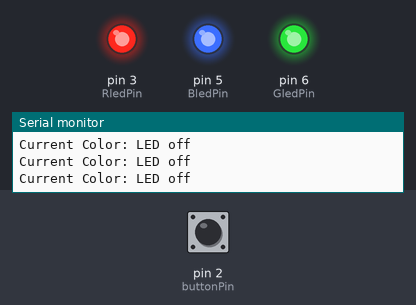
A sketch run on a simulated Arduino Uno, built with avr-gcc and run on an emulated ATmega328P. Parts: output pins drawn as LEDs (lit = HIGH), the last lines printed to the serial monitor. Dashed ring = blinking. The inputs (shaded band) are chosen by the test bench; at power-on: pin 2 (buttonPin) HIGH.

Above: at 1.2 s.
1.3 s: pin 2 (buttonPin) pulled LOW for 0.15 s
At 2.5 s:
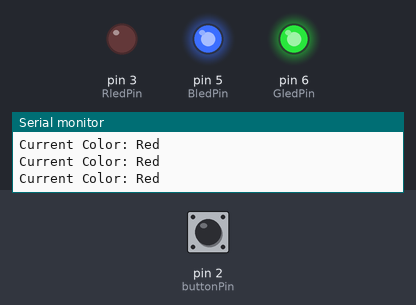
4.4 s: pin 2 (buttonPin) pulled LOW for 1 s
At 6.6 s:
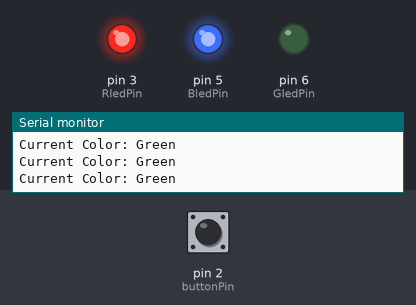
8.4 s: pin 2 (buttonPin) pulled LOW for 0.15 s
At 10.9 s:
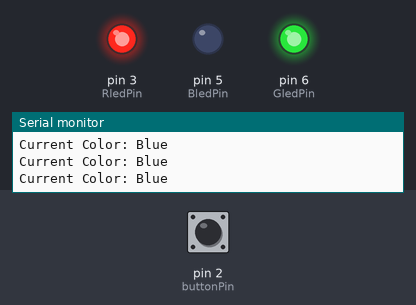
11.5 s: pin 2 (buttonPin) pulled LOW for 3.2 s
At 12.9 s:
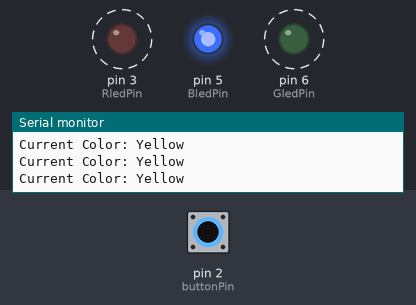
17.7 s: pin 2 (buttonPin) pulled LOW for 0.15 s
At 18.8 s:
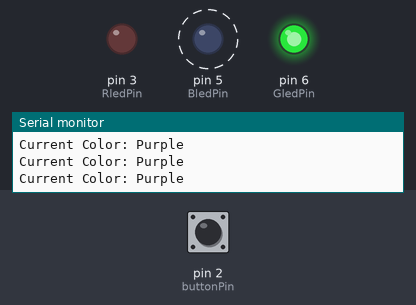
20.8 s: pin 2 (buttonPin) pulled LOW for 1 s
At 22.9 s:
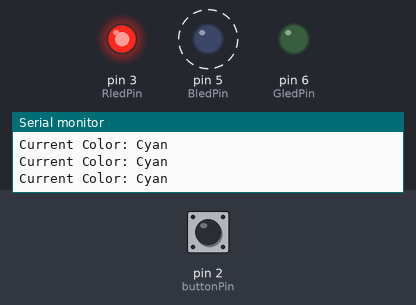
Timing chart, 0 to 25.8 s (numbered marks = the images above; inputs shaded):
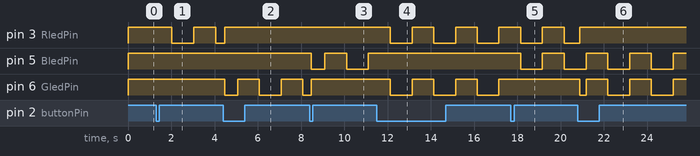

Measured:
- after the input at 1.3 s, pin 3 (RledPin): HIGH → LOW after 0.71 s, → HIGH 1.0 s later, → LOW 1.0 s later
- after the input at 4.4 s, pin 6 (GledPin): goes LOW 0.59 s, HIGH 1.0 s, LOW 1.0 s, HIGH 1.0 s, then LOW, starting after 0.08 s
- after the input at 8.4 s, pin 5 (BledPin): HIGH → LOW after 0.08 s, → HIGH 0.63 s later, → LOW 1.0 s later, → HIGH 1.0 s later
- after the input at 11.5 s, pin 3 (RledPin), pin 6 (GledPin): alternates HIGH for 1.0 s and LOW for 1.0 s, starting after 0.63 s; pin 5 (BledPin): stops changing and stays HIGH
- after the input at 17.7 s, pin 5 (BledPin): HIGH → LOW after 0.46 s, → HIGH 1.0 s later, → LOW 1.0 s later; pin 6 (GledPin): stays HIGH (without the input it goes to LOW after 0.46 s)
- after the input at 20.8 s, pin 6 (GledPin): HIGH → LOW after 0.09 s, then repeats every 2.0 s: HIGH 1.0 s, LOW 1.0 s

The sketch:

HW1.ino
```cpp
const int buttonPin = 2;
const int RledPin = 3;
const int GledPin = 6;
const int BledPin = 5;

int buttonState = 0;
int ledcolor = 0;
int ledState = LOW;
bool ButtonPressed = false;
String currentcolor="led";
unsigned long previousMillis = 0;
const long interval = 1000;

// NEW: fading variables
int fadeValue = 0;              // 0-255
int fadeStep = 0;               // 0 = red->green, 1 = green->blue, 2 = blue->red
unsigned long fadeMillis = 0;
const long fadeInterval = 10;   // ms between each brightness step
void setup() {
//initialize the LED pin as an output
pinMode(RledPin, OUTPUT);
pinMode(GledPin, OUTPUT);
pinMode(BledPin, OUTPUT);
//initialize the pushbutton pin as an input
pinMode(buttonPin, INPUT_PULLUP);
Serial.begin(9600);
}

void loop() {
//read the state of the pushbutton value
buttonState = digitalRead(buttonPin);
Serial.print("Current Color: ");
Serial.println(currentcolor);

unsigned long currentMillis = millis();
if (currentMillis - previousMillis >= interval){  // FIX: was >-
  previousMillis = currentMillis;
if (ledState == LOW){
  ledState = HIGH;
} else {
  ledState =LOW;
}
}

if(buttonState == LOW && ButtonPressed == false){
  ledcolor = ledcolor + 1;
  ButtonPressed = true;
  delay(50);
}
if(buttonState == HIGH && ButtonPressed == true){
  ButtonPressed = false;
  delay(50);
}

if(ledcolor == 0){
  currentcolor="LED off";
  digitalWrite(RledPin, HIGH);
  digitalWrite(GledPin, HIGH);
  digitalWrite(BledPin, HIGH);
}
else if(ledcolor == 1){
  currentcolor="Red";
  if (ledState ==LOW){
  digitalWrite(RledPin, LOW);
  digitalWrite(GledPin, HIGH);
  digitalWrite(BledPin, HIGH);
  } else {
  digitalWrite(RledPin, HIGH);
  digitalWrite(GledPin, HIGH);
  digitalWrite(BledPin, HIGH);
  }
}
else if(ledcolor == 2){
  currentcolor="Green";
  if (ledState ==LOW){
  digitalWrite(RledPin, HIGH);
  digitalWrite(GledPin, LOW);
  digitalWrite(BledPin, HIGH);
  } else {
  digitalWrite(RledPin, HIGH);
  digitalWrite(GledPin, HIGH);
  digitalWrite(BledPin, HIGH);
  }
}
else if(ledcolor == 3){
  currentcolor="Blue";
  if (ledState ==LOW){
  digitalWrite(RledPin, HIGH);
  digitalWrite(GledPin, HIGH);
  digitalWrite(BledPin, LOW);
  } else {
  digitalWrite(RledPin, HIGH);
  digitalWrite(GledPin, HIGH);
  digitalWrite(BledPin, HIGH);
  }
}
else if(ledcolor == 4){
  currentcolor="Yellow";
  if (ledState ==LOW){
  digitalWrite(RledPin, LOW);
  digitalWrite(GledPin, LOW);
  digitalWrite(BledPin, HIGH);
  } else {
  digitalWrite(RledPin, HIGH);
  digitalWrite(GledPin, HIGH);
  digitalWrite(BledPin, HIGH);
  }
}
else if(ledcolor == 5){
  currentcolor="Purple";
  if (ledState ==LOW){
  digitalWrite(RledPin, LOW);
  digitalWrite(GledPin, HIGH);
  digitalWrite(BledPin, LOW);
  } else {
  digitalWrite(RledPin, HIGH);
  digitalWrite(GledPin, HIGH);
  digitalWrite(BledPin, HIGH);
  }
}
else if(ledcolor == 6){
  currentcolor="Cyan";
  if (ledState ==LOW){
  digitalWrite(RledPin, HIGH);
  digitalWrite(GledPin, LOW);
  digitalWrite(BledPin, LOW);
  } else {
  digitalWrite(RledPin, HIGH);
  digitalWrite(GledPin, HIGH);
  digitalWrite(BledPin, HIGH);
  }
}
else if(ledcolor == 7){
  currentcolor="White";
  if (ledState == LOW){
  digitalWrite(RledPin, LOW);
  digitalWrite(GledPin, LOW);
  digitalWrite(BledPin, LOW);
  } else {
  digitalWrite(RledPin, HIGH);
  digitalWrite(GledPin, HIGH);
  digitalWrite(BledPin, HIGH);
  }
}
// NEW: color fading mode
else if(ledcolor == 8){
  currentcolor="Fade";
  if (currentMillis - fadeMillis >= fadeInterval){
    fadeMillis = currentMillis;
    fadeValue = fadeValue + 1;
    if (fadeValue > 255){
      fadeValue = 0;
      fadeStep = fadeStep + 1;
      if (fadeStep > 2){
        fadeStep = 0;
      }
    }
  }
  int redValue = 0;
  int greenValue = 0;
  int blueValue = 0;
  if (fadeStep == 0){          // red -> green
    redValue = 255 - fadeValue;
    greenValue = fadeValue;
  } else if (fadeStep == 1){   // green -> blue
    greenValue = 255 - fadeValue;
    blueValue = fadeValue;
  } else {                     // blue -> red
    blueValue = 255 - fadeValue;
    redValue = fadeValue;
  }
  analogWrite(RledPin, 255 - redValue);
  analogWrite(GledPin, 255 - greenValue);
  analogWrite(BledPin, 255 - blueValue);
}
else if(ledcolor == 9){
  ledcolor = 0;
}
}
```
